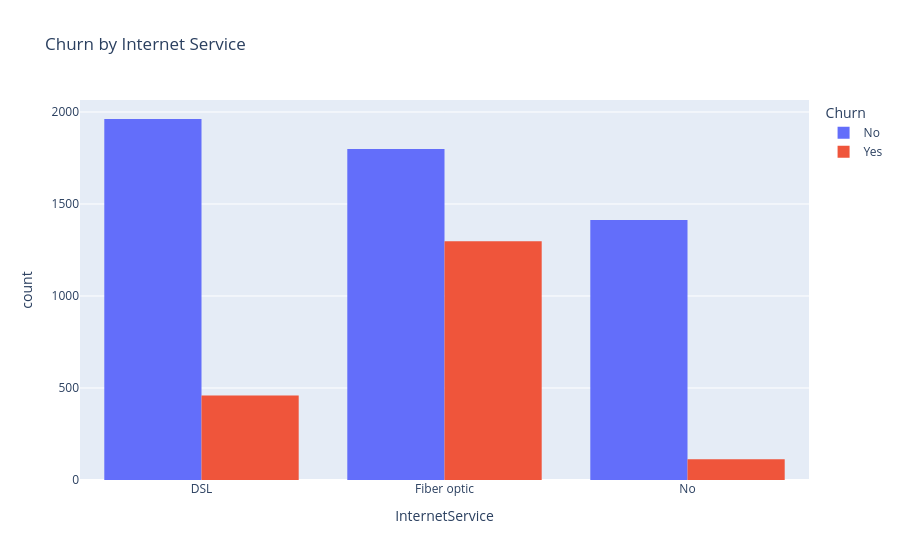

Source (notebook cell):
### Code cell
# Cell 7: Plotly - churn by InternetService
fig = px.histogram(df, x='InternetService', color='Churn', barmode='group', title='Churn by Internet Service')
fig.show()

### Figure 1 — Plotly figure (JSON) as saved in the notebook; plotly's stock layout.template omitted (floating-point values rounded to 4 significant figures; data arrays with more than 128 entries replaced by an {"elided": "..."} marker saying what was removed)
{"data": [{"alignmentgroup": "True", "bingroup": "x", "hovertemplate": "Churn=No<br>InternetService=%{x}<br>count=%{y}<extra></extra>", "legendgroup": "No", "marker": {"color": "#636efa", "pattern": {"shape": ""}}, "name": "No", "offsetgroup": "No", "orientation": "v", "showlegend": true, "type": "histogram", "x": {"elided": "5174 str values"}, "xaxis": "x", "yaxis": "y"}, {"alignmentgroup": "True", "bingroup": "x", "hovertemplate": "Churn=Yes<br>InternetService=%{x}<br>count=%{y}<extra></extra>", "legendgroup": "Yes", "marker": {"color": "#EF553B", "pattern": {"shape": ""}}, "name": "Yes", "offsetgroup": "Yes", "orientation": "v", "showlegend": true, "type": "histogram", "x": {"elided": "1869 str values"}, "xaxis": "x", "yaxis": "y"}], "layout": {"barmode": "group", "legend": {"title": {"text": "Churn"}, "tracegroupgap": 0}, "title": {"text": "Churn by Internet Service"}, "xaxis": {"anchor": "y", "domain": [0, 1], "title": {"text": "InternetService"}}, "yaxis": {"anchor": "x", "domain": [0, 1], "title": {"text": "count"}}}}
